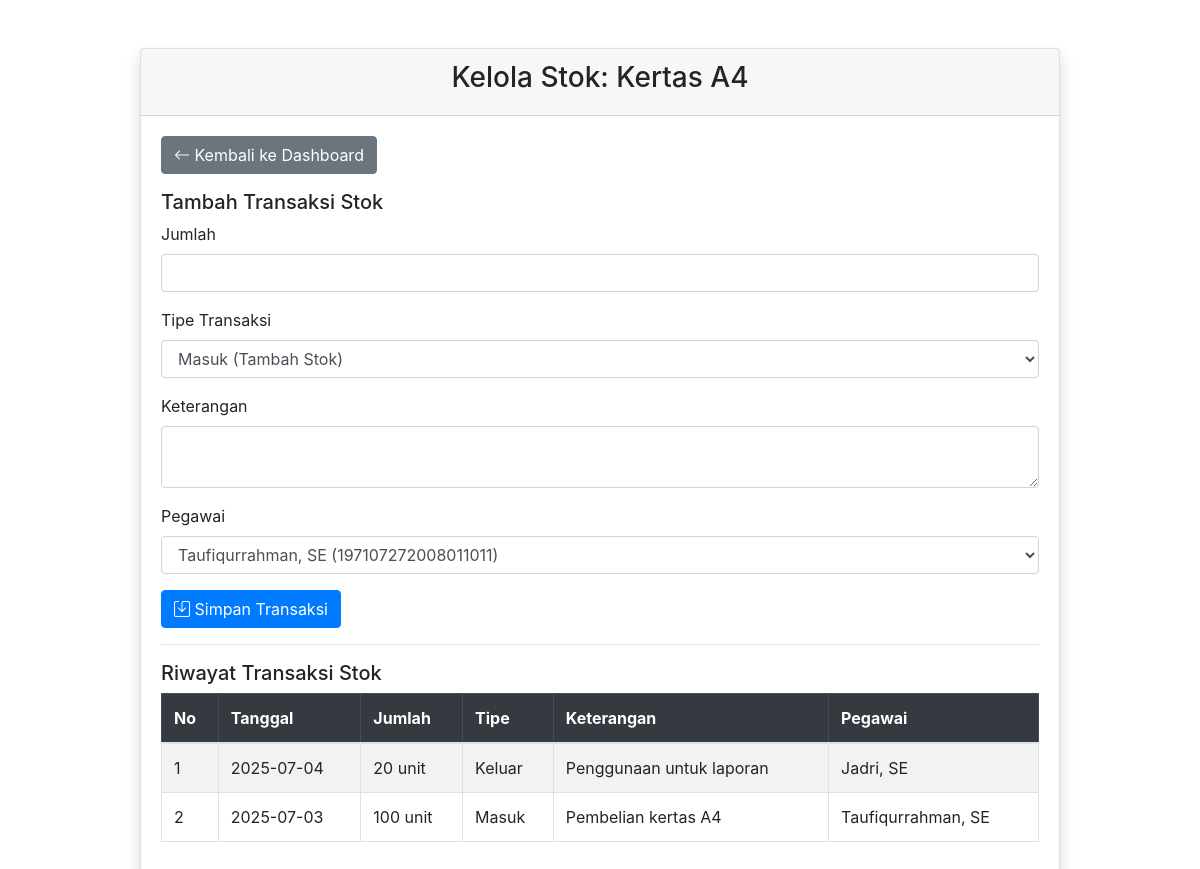
The page /kelola_stok.php?id=1 (signed in) on the database its author committed.
### tables this page shows
CREATE TABLE IF NOT EXISTS `tbl_barang` (
  `id_barang` int NOT NULL AUTO_INCREMENT,
  `nama_barang` varchar(100) NOT NULL,
  `jenis_barang` enum('habis_pakai','tidak_habis_pakai') NOT NULL,
  `deskripsi` text,
  `id_departemen` int NOT NULL,
  `created_at` date DEFAULT NULL,
  PRIMARY KEY (`id_barang`),
  KEY `id_departemen` (`id_departemen`),
  CONSTRAINT `tbl_barang_ibfk_1` FOREIGN KEY (`id_departemen`) REFERENCES `tbl_departemen` (`id_departemen`) ON DELETE RESTRICT
);

CREATE TABLE IF NOT EXISTS `tbl_stok_barang` (
  `id_stok` int NOT NULL AUTO_INCREMENT,
  `id_barang` int NOT NULL,
  `jumlah` int NOT NULL,
  `tipe_transaksi` enum('masuk','keluar') NOT NULL,
  `keterangan` text,
  `id_pegawai` int DEFAULT NULL,
  `created_at` date DEFAULT NULL,
  PRIMARY KEY (`id_stok`),
  KEY `id_barang` (`id_barang`),
  KEY `id_pegawai` (`id_pegawai`),
  CONSTRAINT `tbl_stok_barang_ibfk_1` FOREIGN KEY (`id_barang`) REFERENCES `tbl_barang` (`id_barang`) ON DELETE CASCADE,
  CONSTRAINT `tbl_stok_barang_ibfk_2` FOREIGN KEY (`id_pegawai`) REFERENCES `tbl_pegawai` (`id_pegawai`) ON DELETE SET NULL
);

CREATE TABLE IF NOT EXISTS `tbl_pegawai` (
  `id_pegawai` int NOT NULL AUTO_INCREMENT,
  `nama` varchar(100) NOT NULL,
  `nip` varchar(20) NOT NULL,
  `jabatan` varchar(100) NOT NULL,
  `departemen` varchar(100) NOT NULL,
  `jenis_kelamin` enum('L','P') DEFAULT NULL,
  `created_at` date DEFAULT NULL,
  PRIMARY KEY (`id_pegawai`)
);

### kelola_stok.php (the view, shortened to what this page needs)
<?php
include "config/koneksi.php";
$id_barang = mysqli_escape_string($koneksi, $_GET['id']);
$query = "SELECT * FROM tbl_barang WHERE id_barang = '$id_barang' AND jenis_barang = 'habis_pakai'";
$result = mysqli_query($koneksi, $query);
$barang = mysqli_fetch_array($result);
?>
<!doctype html>
<html lang="en">
<head>
    <link rel="stylesheet" href="assets/css/bootstrap.min.css">
    <link rel="stylesheet" href="https://cdn.jsdelivr.net/npm/bootstrap-icons@1.11.3/font/bootstrap-icons.min.css">
</head>
<body>
    <div class="container">
        <div class="row mt-5">
            <div class="col-lg-10 mx-auto">
                <div class="card shadow rounded">
                    <div class="card-header">
                        <h3 class="text-center">Kelola Stok: <?php echo htmlspecialchars($barang['nama_barang']); ?></h3>
                    </div>
                    <div class="card-body">
                        <a href="inventaris.php" class="btn btn-secondary mb-3"><i class="bi bi-arrow-left"></i> Kembali ke Dashboard</a>
                        <h5>Tambah Transaksi Stok</h5>
                        <form method="POST">
                            <div class="form-group">
                                <label>Jumlah</label>
                                <input type="number" name="jumlah" class="form-control" min="1" required
                                 oninvalid="this.setCustomValidity('Data tidak boleh kosong!')"
                                 oninput="this.setCustomValidity('')">
                            </div>
                            <div class="form-group">
                                <label>Tipe Transaksi</label>
                                <select name="tipe_transaksi" class="form-control" required>
                                    <option value="masuk">Masuk (Tambah Stok)</option>
                                </select>
                            </div>
                            <div class="form-group">
                                <label>Keterangan</label>
                                <textarea name="keterangan" class="form-control"></textarea>
                            </div>
                            <div class="form-group">
                                <label>Pegawai</label>
                                <select name="id_pegawai" class="form-control" required>
                                    <?php
                                    $query = "SELECT * FROM tbl_pegawai";
                                    $result = mysqli_query($koneksi, $query);
                                    while ($row = mysqli_fetch_array($result)) {
                                        echo "<option value='{$row['id_pegawai']}'>" . htmlspecialchars($row['nama']) . " (" . htmlspecialchars($row['nip']) . ")</option>";
                                    }
                                    ?>
                                </select>
                            </div>
                            <button type="submit" class="btn btn-primary"><i class="bi bi-save"></i> Simpan Transaksi</button>
                        </form>
                        <hr>
                        <h5>Riwayat Transaksi Stok</h5>
                        <table class="table table-bordered table-striped">
                            <thead class="table-dark">
                                <tr>
                                    <th>No</th>
                                    <th>Tanggal</th>
                                    <th>Jumlah</th>
                                    <th>Tipe</th>
                                    <th>Keterangan</th>
                                    <th>Pegawai</th>
                                </tr>
                            </thead>
                            <tbody>
                                <?php
                                $query = "
                                    SELECT s.created_at, s.jumlah, s.tipe_transaksi, s.keterangan, p.nama
                                    FROM tbl_stok_barang s
                                    LEFT JOIN tbl_pegawai p ON s.id_pegawai = p.id_pegawai
                                    WHERE s.id_barang = '$id_barang'
                                    ORDER BY s.created_at DESC";
                                $result = mysqli_query($koneksi, $query);
                                $no = 1;
                                while ($row = mysqli_fetch_array($result)) {
                                    ?>
                                    <tr>
                                        <td><?php echo $no++; ?></td>
                                        <td><?php echo $row['created_at']; ?></td>
                                        <td><?php echo $row['jumlah']; ?> unit</td>
                                        <td><?php echo $row['tipe_transaksi'] == 'masuk' ? 'Masuk' : 'Keluar'; ?></td>
                                        <td><?php echo htmlspecialchars($row['keterangan'] ?? '-'); ?></td>
                                        <td><?php echo htmlspecialchars($row['nama'] ?? '-'); ?></td>
                                    </tr>
                                    <?php
                                }
                                ?>
                            </tbody>
                        </table>
                    </div>
                </div>
            </div>
        </div>
    </div>
</body>
</html>

### rows shown on the page
tbl_barang: nama_barang "Kertas A4"
tbl_stok_barang: created_at "2025-07-04", jumlah "20", tipe_transaksi "Keluar", keterangan "Penggunaan untuk laporan", id_pegawai.nama "Jadri, SE"
tbl_stok_barang: created_at "2025-07-03", jumlah "100", tipe_transaksi "Masuk", keterangan "Pembelian kertas A4", id_pegawai.nama "Taufiqurrahman, SE"

### other values the page prints
form field id_pegawai "Taufiqurrahman, SE (197107272008011011)"
